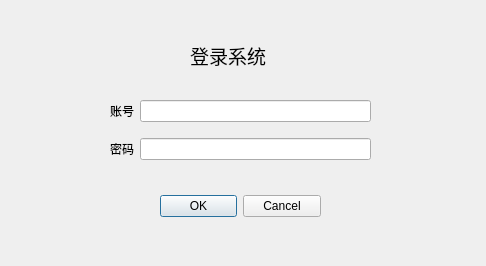
<?xml version="1.0" encoding="UTF-8"?>
<ui version="4.0">
 <class>Dialog</class>
 <widget class="QDialog" name="Dialog">
  <property name="geometry">
   <rect>
    <x>0</x>
    <y>0</y>
    <width>486</width>
    <height>266</height>
   </rect>
  </property>
  <property name="windowTitle">
   <string>Dialog</string>
  </property>
  <widget class="QDialogButtonBox" name="buttonBox">
   <property name="geometry">
    <rect>
     <x>160</x>
     <y>190</y>
     <width>161</width>
     <height>32</height>
    </rect>
   </property>
   <property name="orientation">
    <enum>Qt::Horizontal</enum>
   </property>
   <property name="standardButtons">
    <set>QDialogButtonBox::Cancel|QDialogButtonBox::Ok</set>
   </property>
  </widget>
  <widget class="QLabel" name="label_3">
   <property name="geometry">
    <rect>
     <x>190</x>
     <y>40</y>
     <width>101</width>
     <height>31</height>
    </rect>
   </property>
   <property name="font">
    <font>
     <family>Arial</family>
     <pointsize>14</pointsize>
    </font>
   </property>
   <property name="text">
    <string>登录系统</string>
   </property>
  </widget>
  <widget class="QWidget" name="layoutWidget">
   <property name="geometry">
    <rect>
     <x>110</x>
     <y>90</y>
     <width>261</width>
     <height>81</height>
    </rect>
   </property>
   <layout class="QVBoxLayout" name="verticalLayout">
    <item>
     <layout class="QHBoxLayout" name="horizontalLayout">
      <item>
       <widget class="QLabel" name="label">
        <property name="text">
         <string>账号</string>
        </property>
       </widget>
      </item>
      <item>
       <widget class="QLineEdit" name="lineEdit"/>
      </item>
     </layout>
    </item>
    <item>
     <layout class="QHBoxLayout" name="horizontalLayout_2">
      <item>
       <widget class="QLabel" name="label_2">
        <property name="text">
         <string>密码</string>
        </property>
       </widget>
      </item>
      <item>
       <widget class="QLineEdit" name="lineEdit_2"/>
      </item>
     </layout>
    </item>
   </layout>
  </widget>
 </widget>
 <resources/>
 <connections>
  <connection>
   <sender>buttonBox</sender>
   <signal>accepted()</signal>
   <receiver>Dialog</receiver>
   <slot>accept()</slot>
   <hints>
    <hint type="sourcelabel">
     <x>248</x>
     <y>254</y>
    </hint>
    <hint type="destinationlabel">
     <x>157</x>
     <y>274</y>
    </hint>
   </hints>
  </connection>
  <connection>
   <sender>buttonBox</sender>
   <signal>rejected()</signal>
   <receiver>Dialog</receiver>
   <slot>reject()</slot>
   <hints>
    <hint type="sourcelabel">
     <x>316</x>
     <y>260</y>
    </hint>
    <hint type="destinationlabel">
     <x>286</x>
     <y>274</y>
    </hint>
   </hints>
  </connection>
 </connections>
</ui>
